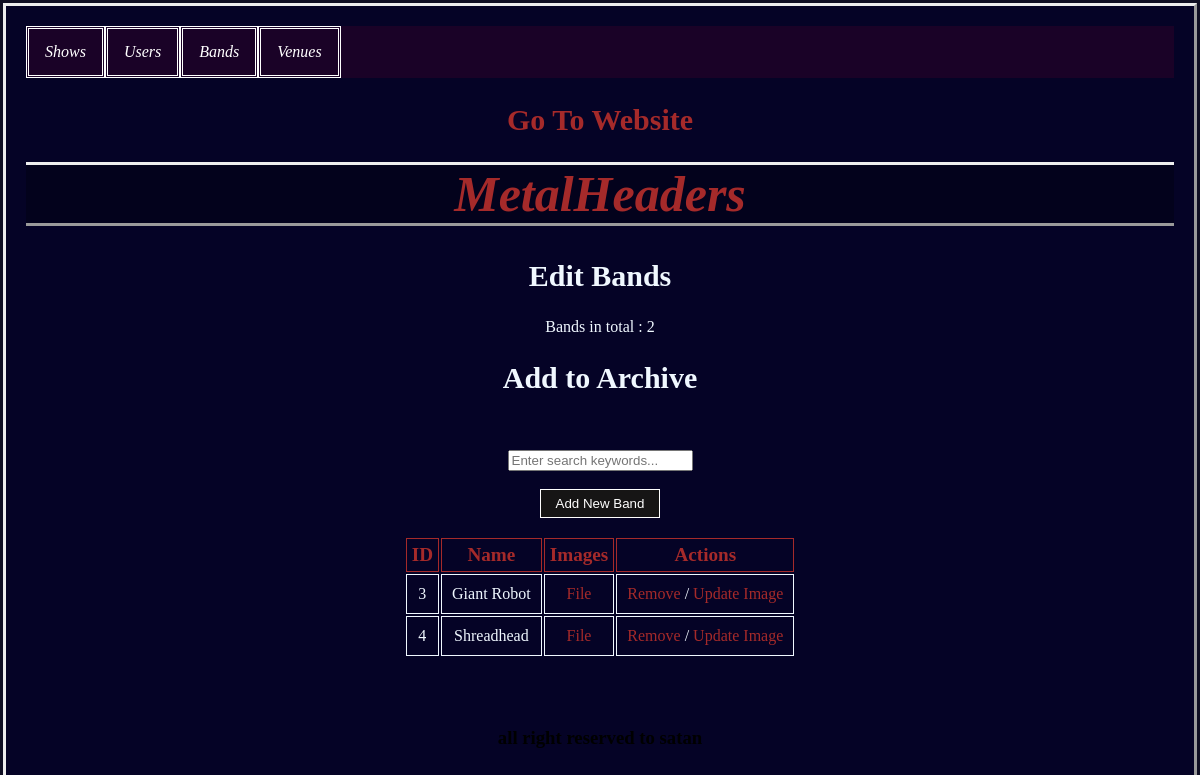
Screenshot of /bands (signed in) with the database file from the repository.
### app.py (models this page shows, shortened)
class Bands(db.Model):
    id = db.Column(db.Integer, primary_key = True)
    name = db.Column(db.String(20), nullable = False)
    img = db.Column(db.String(30))

### app.py (the view, shortened to what this page needs)
@app.route('/bands', methods = ['POST', 'GET'])
@login_required
def bands():
    if current_user.id != 1:
        return redirect(url_for('website'))
    if request.method == 'GET':
        bands = Bands().query.all()
        amount = len(bands)
        return render_template('bands.html', bands = bands, amount = amount)

### app.py (called while the page is built)
@login_manager.user_loader
def load_user(user_id):
    return Users.query.get(user_id)

### templates/bands.html (shortened to what this page needs)
{% extends 'base.html' %}
{% block page_title %}Edit Bands{% endblock %}
{% block body %}
<header>
<p class="total">Bands in total : {{ amount }}</p>
<h2 class="arc">Add to Archive</h2>
</header>
<div class="center">
    <input type="text" id="searchInput" placeholder="Enter search keywords..." onkeyup="searchTable()"><br><br>
    <button onclick="showFormBlock()" class="add-form">Add New Band</button>
        <div class="list">
        <br>
    <table style="margin: auto; ">
        <tr>
            <th>ID</th><th>Name</th><th>Images</th><th>Actions</th>
        </tr>
        {% for band in bands %}
        {% if band.img != None %}
        <tr>
            <td>{{ band.id }}</td><td>{{ band.name }}</td><td><a href="static\images\{{ band.img }}">File</a></td><td><a href="bands/remove={{ band.id }}">Remove</a> / <a href="/add_image/{{ band.id }}">Update Image</a></td>
        </tr>
        {% else %}
        <tr>
            <td>{{ band.id }}</td><td>{{ band.name }}</td><td>None</td><td><a href="bands/remove={{ band.id }}">Remove</a> / <a href="/add_image/{{ band.id }}">Add Image</a></td>
        </tr>
        {% endif %}
        {% endfor %}
    </table>
 </div>
</div>
{% endblock %}

### static/main.css (style rules this page uses)
html { background-color: #030217f1; color: aliceblue; }
body { margin: 3px; padding: 20px; border-style: outset; font-family: 'Times New Roman'; background-color: #050327f1; }
header { text-align: center; }
header h2 { text-align: center; font-size: 30px; }
div.center { margin: auto; text-align: center; padding: 50px; padding-top: 30px; }
table { text-align: center; }
th { text-align: center; font-size: larger; color: brown; padding: 5px; }
td { padding: 10px; }
th, td { border: 1px solid; }
a { color: brown; text-decoration: dotted; }
input[type = submit], button.add-form { background-color: rgb(22, 21, 21); padding: 6px 15px; border: 1px solid; color: white; cursor: pointer; }

### rows the page displays
Bands: id "3", name "Giant Robot"
Bands: id "4", name "Shreadhead"

### other values shown
{{ amount }} "2"
